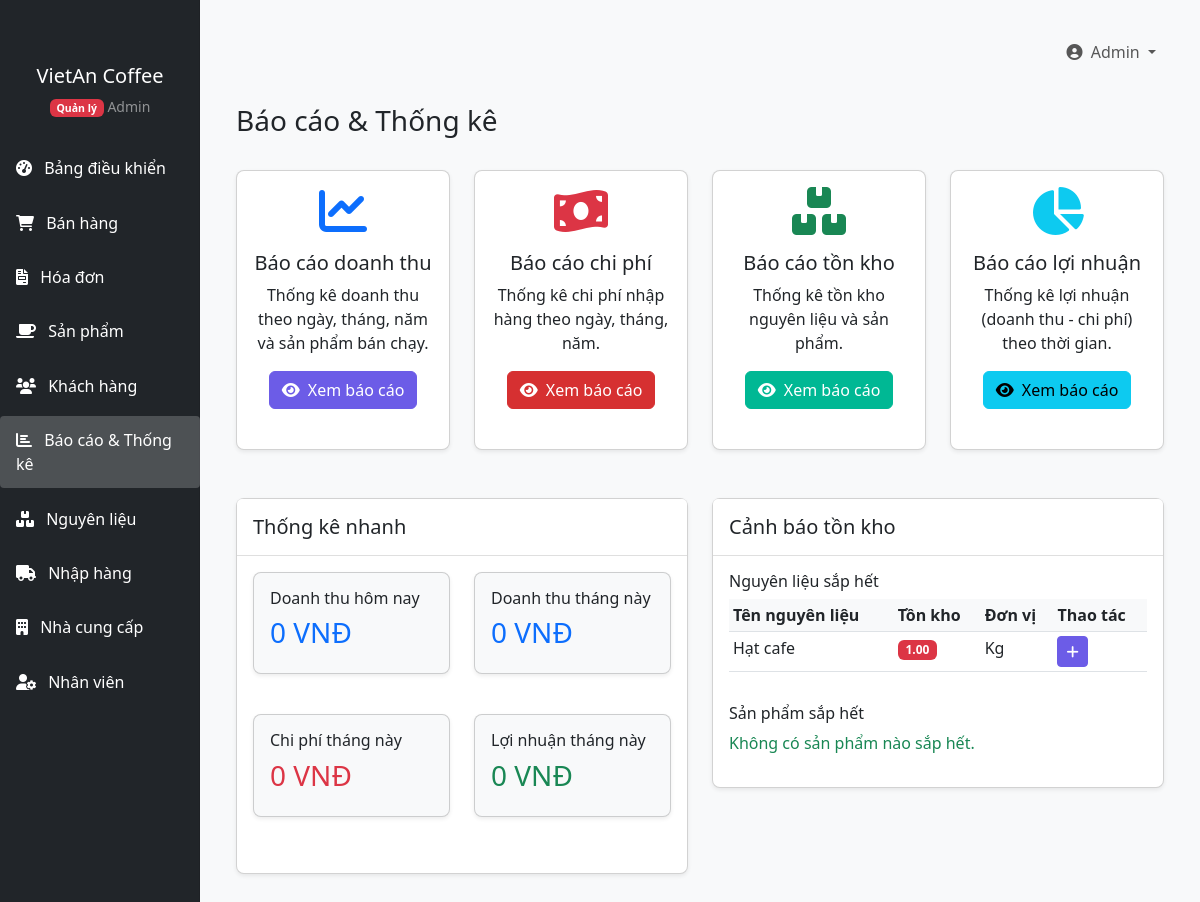
Screenshot of /QuanLyCafe/index.php?page=reports (signed in) with the database file from the repository.
### tables this page shows
CREATE TABLE `ingredients` (
  `id` int(11) NOT NULL,
  `name` varchar(100) NOT NULL,
  `unit` varchar(20) NOT NULL,
  `stock_quantity` decimal(10,2) DEFAULT 0.00,
  `price_per_unit` decimal(10,2) NOT NULL,
  `supplier_id` int(11) DEFAULT NULL,
  `created_at` timestamp NOT NULL DEFAULT current_timestamp(),
  `updated_at` timestamp NOT NULL DEFAULT current_timestamp() ON UPDATE current_timestamp()
);

### QuanLyCafe/includes/functions.php (called while the page is built, shortened)
<?php
function formatCurrency($amount) {
    return number_format($amount, 0, ',', '.') . ' VNĐ';
}

### QuanLyCafe/views/reports/index.php (the view, shortened to what this page needs)
<?php include 'includes/header.php'; ?>
<div class="container-fluid">
    <div class="d-flex justify-content-between align-items-center mb-4">
        <h1 class="h3">Báo cáo & Thống kê</h1>
    </div>
    <div class="row">
        <div class="col-md-6 col-lg-3 mb-4">
            <div class="card h-100">
                <div class="card-body text-center">
                    <div class="mb-3">
                        <i class="fas fa-chart-line fa-3x text-primary"></i>
                    </div>
                    <h5 class="card-title">Báo cáo doanh thu</h5>
                    <p class="card-text">Thống kê doanh thu theo ngày, tháng, năm và sản phẩm bán chạy.</p>
                    <a href="index.php?page=reports&action=sales" class="btn btn-primary">
                        <i class="fas fa-eye me-1"></i> Xem báo cáo
                    </a>
                </div>
            </div>
        </div>
        <div class="col-md-6 col-lg-3 mb-4">
            <div class="card h-100">
                <div class="card-body text-center">
                    <div class="mb-3">
                        <i class="fas fa-money-bill-wave fa-3x text-danger"></i>
                    </div>
                    <h5 class="card-title">Báo cáo chi phí</h5>
                    <p class="card-text">Thống kê chi phí nhập hàng theo ngày, tháng, năm.</p>
                    <a href="index.php?page=reports&action=expenses" class="btn btn-danger">
                        <i class="fas fa-eye me-1"></i> Xem báo cáo
                    </a>
                </div>
            </div>
        </div>
        <div class="col-md-6 col-lg-3 mb-4">
            <div class="card h-100">
                <div class="card-body text-center">
                    <div class="mb-3">
                        <i class="fas fa-boxes fa-3x text-success"></i>
                    </div>
                    <h5 class="card-title">Báo cáo tồn kho</h5>
                    <p class="card-text">Thống kê tồn kho nguyên liệu và sản phẩm.</p>
                    <a href="index.php?page=reports&action=inventory" class="btn btn-success">
                        <i class="fas fa-eye me-1"></i> Xem báo cáo
                    </a>
                </div>
            </div>
        </div>
        <div class="col-md-6 col-lg-3 mb-4">
            <div class="card h-100">
                <div class="card-body text-center">
                    <div class="mb-3">
                        <i class="fas fa-chart-pie fa-3x text-info"></i>
                    </div>
                    <h5 class="card-title">Báo cáo lợi nhuận</h5>
                    <p class="card-text">Thống kê lợi nhuận (doanh thu - chi phí) theo thời gian.</p>
                    <a href="index.php?page=reports&action=profit" class="btn btn-info">
                        <i class="fas fa-eye me-1"></i> Xem báo cáo
                    </a>
                </div>
            </div>
        </div>
    </div>
    <div class="row mt-4">
        <div class="col-md-6">
            <div class="card">
                <div class="card-header">
                    <h5 class="mb-0">Thống kê nhanh</h5>
                </div>
                <div class="card-body">
                    <?php
                    $today = date('Y-m-d');
                    $query = "SELECT SUM(total_amount) as total FROM sales_orders WHERE status = 'completed' AND DATE(order_date) = ?";
                    $stmt = $conn->prepare($query);
                    $stmt->bind_param("s", $today);
                    $stmt->execute();
                    $result = $stmt->get_result();
                    $today_sales = $result->fetch_assoc()['total'] ?? 0;
                    $month_start = date('Y-m-01');
                    $month_end = date('Y-m-t');
                    $query = "SELECT SUM(total_amount) as total FROM sales_orders WHERE status = 'completed' AND order_date BETWEEN ? AND ?";
                    $stmt = $conn->prepare($query);
                    $stmt->bind_param("ss", $month_start, $month_end);
                    $stmt->execute();
                    $result = $stmt->get_result();
                    $month_sales = $result->fetch_assoc()['total'] ?? 0;
                    $query = "SELECT SUM(total_amount) as total FROM purchase_orders WHERE status = 'completed' AND order_date BETWEEN ? AND ?";
                    $stmt = $conn->prepare($query);
                    $stmt->bind_param("ss", $month_start, $month_end);
                    $stmt->execute();
                    $result = $stmt->get_result();
                    $month_expenses = $result->fetch_assoc()['total'] ?? 0;
                    $month_profit = $month_sales - $month_expenses;
                    ?>
                    <div class="row">
                        <div class="col-md-6 mb-3">
                            <div class="card bg-light">
                                <div class="card-body">
                                    <h6 class="card-title">Doanh thu hôm nay</h6>
                                    <h3 class="text-primary"><?php echo formatCurrency($today_sales); ?></h3>
                                </div>
                            </div>
                        </div>
                        <div class="col-md-6 mb-3">
                            <div class="card bg-light">
                                <div class="card-body">
                                    <h6 class="card-title">Doanh thu tháng này</h6>
                                    <h3 class="text-primary"><?php echo formatCurrency($month_sales); ?></h3>
                                </div>
                            </div>
                        </div>
                        <div class="col-md-6 mb-3">
                            <div class="card bg-light">
                                <div class="card-body">
                                    <h6 class="card-title">Chi phí tháng này</h6>
                                    <h3 class="text-danger"><?php echo formatCurrency($month_expenses); ?></h3>
                                </div>
                            </div>
                        </div>
                        <div class="col-md-6 mb-3">
                            <div class="card bg-light">
                                <div class="card-body">
                                    <h6 class="card-title">Lợi nhuận tháng này</h6>
                                    <h3 class="<?php echo $month_profit >= 0 ? 'text-success' : 'text-danger'; ?>">
                                        <?php echo formatCurrency($month_profit); ?>
                                    </h3>
                                </div>
                            </div>
                        </div>
                    </div>
                </div>
            </div>
        </div>
        <div class="col-md-6">
            <div class="card">
                <div class="card-header">
                    <h5 class="mb-0">Cảnh báo tồn kho</h5>
                </div>
                <div class="card-body">
                    <?php
                    $query = "SELECT * FROM ingredients WHERE stock_quantity <= 10 ORDER BY stock_quantity ASC LIMIT 5";
                    $result = $conn->query($query);
                    $low_stock_ingredients = $result->fetch_all(MYSQLI_ASSOC);
                    $query = "SELECT * FROM products WHERE stock_quantity <= 5 ORDER BY stock_quantity ASC LIMIT 5";
                    $result = $conn->query($query);
                    $low_stock_products = $result->fetch_all(MYSQLI_ASSOC);
                    ?>
                    <h6>Nguyên liệu sắp hết</h6>
                    <?php if (empty($low_stock_ingredients)): ?>
                        <p class="text-success">Không có nguyên liệu nào sắp hết.</p>
                    <?php else: ?>
                        <div class="table-responsive mb-3">
                            <table class="table table-sm table-hover">
                                <thead>
                                    <tr>
                                        <th>Tên nguyên liệu</th>
                                        <th>Tồn kho</th>
                                        <th>Đơn vị</th>
                                        <th>Thao tác</th>
                                    </tr>
                                </thead>
                                <tbody>
                                    <?php foreach ($low_stock_ingredients as $ingredient): ?>
                                        <tr>
                                            <td><?php echo $ingredient['name']; ?></td>
                                            <td>
                                                <span class="badge bg-danger"><?php echo $ingredient['stock_quantity']; ?></span>
                                            </td>
                                            <td><?php echo $ingredient['unit']; ?></td>
                                            <td>
                                                <a href="index.php?page=ingredients&action=update-stock&id=<?php echo $ingredient['id']; ?>" class="btn btn-sm btn-primary">
                                                    <i class="fas fa-plus"></i>
                                                </a>
                                            </td>
                                        </tr>
                                    <?php endforeach; ?>
                                </tbody>
                            </table>
                        </div>
                    <?php endif; ?>
                    <h6>Sản phẩm sắp hết</h6>
                    <?php if (empty($low_stock_products)): ?>
                        <p class="text-success">Không có sản phẩm nào sắp hết.</p>
                    <?php endif; ?>
                </div>
            </div>
        </div>
    </div>
</div>
<?php include 'includes/footer.php'; ?>

### QuanLyCafe/assets/css/style.css (style rules this page uses)
body { font-family: 'Segoe UI', Tahoma, Geneva, Verdana, sans-serif; background-color: #f8f9fa; }
.card { border-radius: 0.5rem; box-shadow: 0 0.125rem 0.25rem rgba(0, 0, 0, 0.075); margin-bottom: 1.5rem; }
.card-header { background-color: #fff; border-bottom: 1px solid rgba(0, 0, 0, 0.125); padding: 1rem; }
.btn-primary { background-color: #6c5ce7; border-color: #6c5ce7; }
.btn-success { background-color: #00b894; border-color: #00b894; }
.btn-danger { background-color: #d63031; border-color: #d63031; }
.table th { font-weight: 600; background-color: #f8f9fa; }

### rows the page displays
ingredients: name "Hạt cafe", stock_quantity "1.00", unit "Kg"

### other values shown
getCurrentUserName() "Admin"
formatCurrency($today_sales) "0 VNĐ"
formatCurrency($month_sales) "0 VNĐ"
formatCurrency($month_expenses) "0 VNĐ"
formatCurrency($month_profit) "0 VNĐ"
